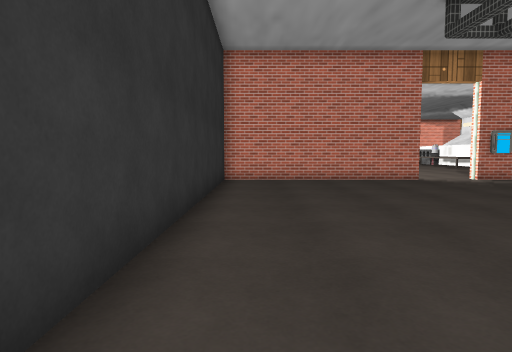
view 1 (above)

17 first-person views from a walk through a 3-D level made in the Unity game engine. The camera is 1.2 m above the floor, tilts 4° down and sees 75° across. The floor is counted in squares, 1 m on a side. Each view is taken from the middle of a square. On the plan, view 1 faces up. The plan holds only what a view shows up to about 14 squares ahead; the rest is blank. The place goes on beyond the plan. The player is left out. Door leaves are left out, so doorways stand open. Some surface patterns are stand-ins.

view 2
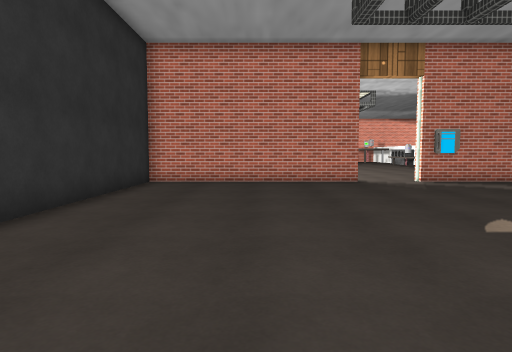

view 3
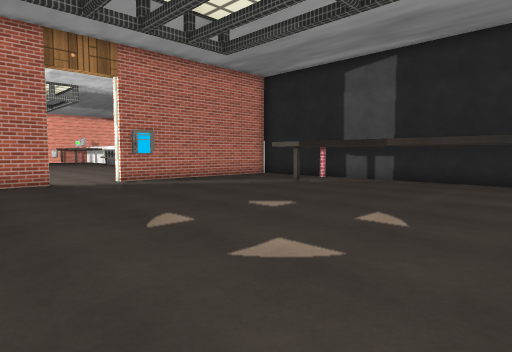

view 4
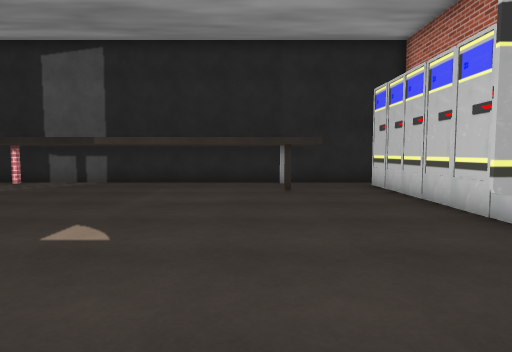

view 5
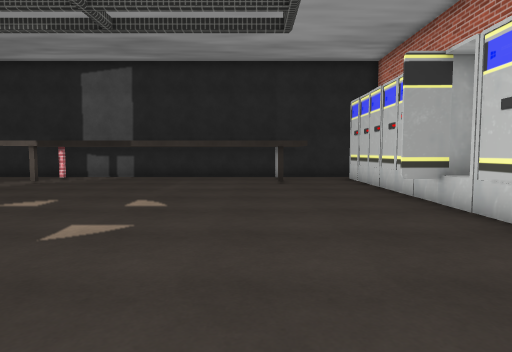

view 6
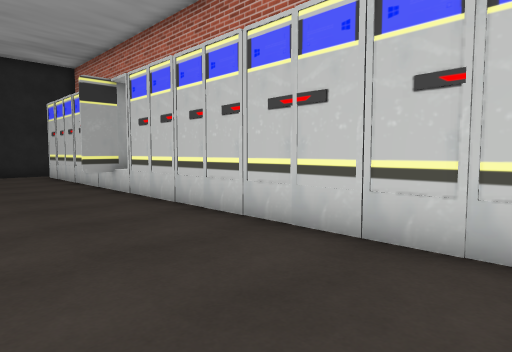

view 7
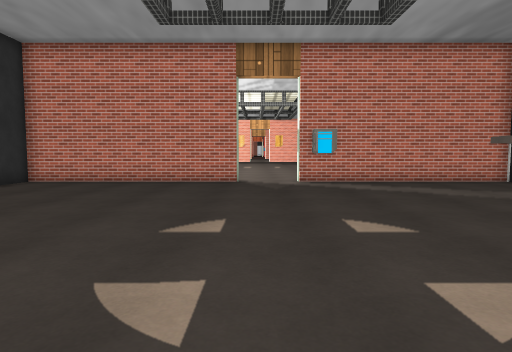

view 8
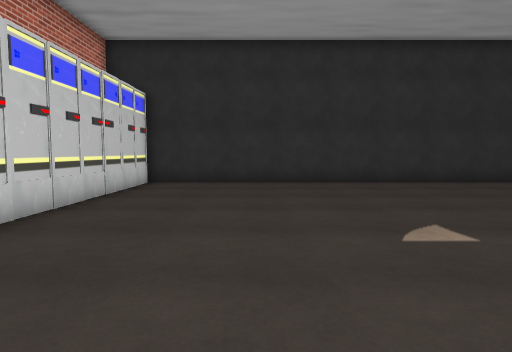

view 9
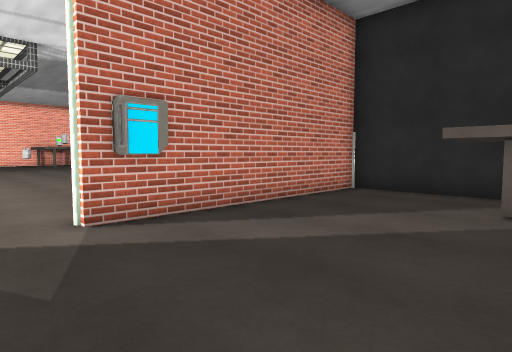

view 10
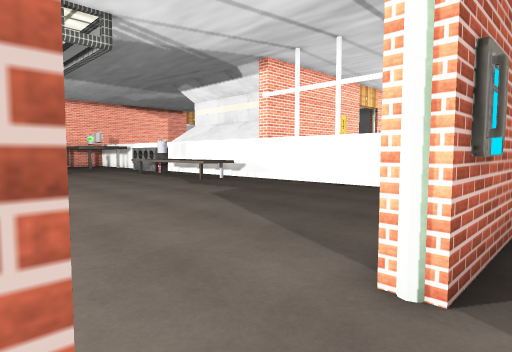

view 11
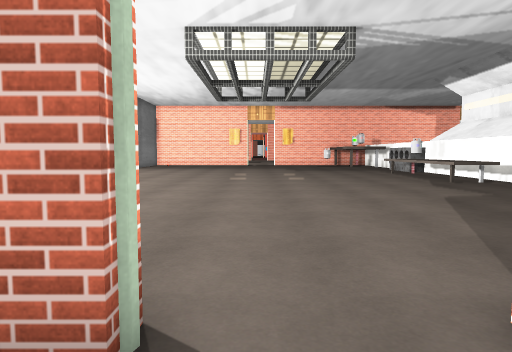

view 12
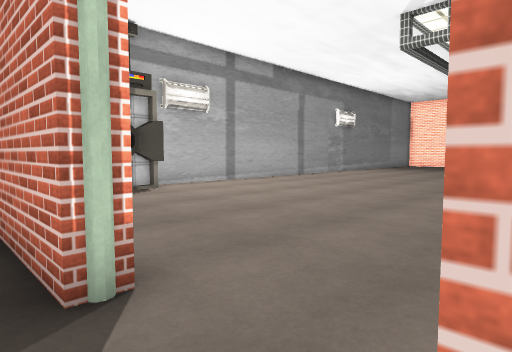

view 13
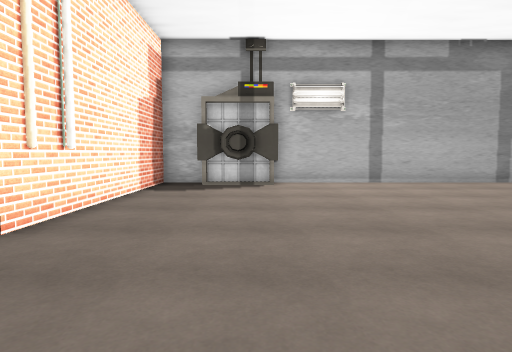

view 14
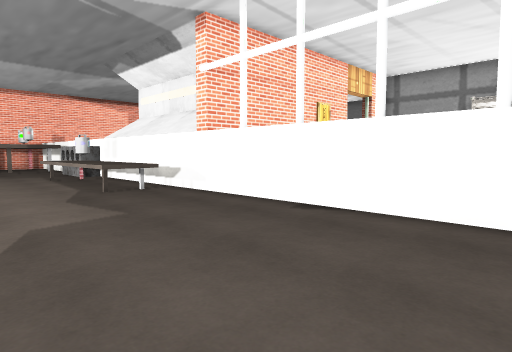

view 15
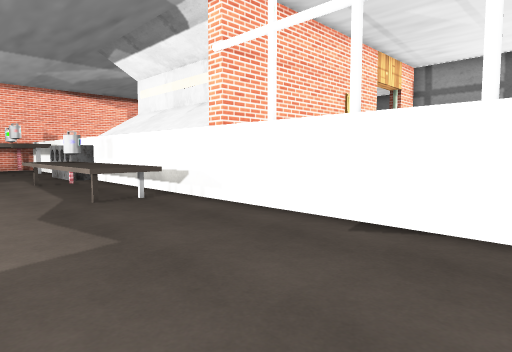

view 16
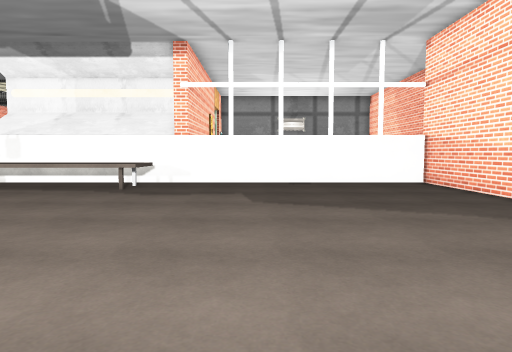

view 17
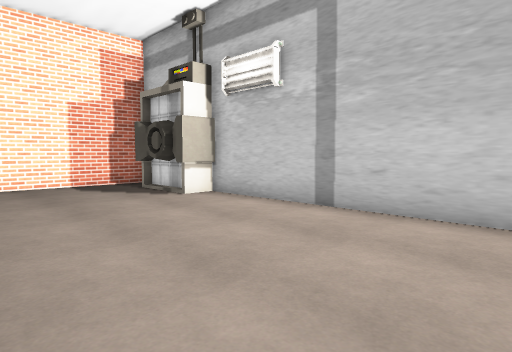

### Floor plan
Points are (right, up) in squares from view 1. A wall is a line through its corners. A room is listed if a view was taken in it or the views show most of it. See-through windows are left out.
Room 1 (views 1, 2, 3, 4, 5, 6, 7, 8, 9, 10, 11, 12)
walls: (7.2, 14.7) (-1.4, 14.7) (-1.4, -3.4); (15, -1) (15, 11); (18.4, -3.8) (18.4, 14.7) (9.8, 14.7)
ways out: open door at (8.5, 15) to room 2
objects: locker (-1, -4); locker (0, -4); locker (1, -4) to (2, -4); locker (3, -4); locker (4, -4); locker (5, -4); locker (6, -4) to (7, -4); locker (8, -4) to (9, -4); locker (10, -4) to (10, -3); locker (11, -4) to (12, -4); locker (13, -4); locker (14, -4); locker (15, -4); locker (16, -4) to (17, -4)
Room 2 (views 13, 14, 15, 16, 17)
walls: (13.6, 15.3) (18.4, 15.3) (18.4, 28.5); (-1.4, 16.9) (-1.4, 15.3) (7.2, 15.3); (-1.4, 28.5) (-1.4, 19.6)
low walls: (17.5, 25.8) (15.6, 25.8) (15.6, 28.5)
ways out: open door at (8.5, 15) to room 1
objects: vent (-1, 17) to (0, 20)

Where each view was taken, in squares from view 1:
view 1: 0 up, 0 right, facing up
view 2: 1 up, 3 right, facing up
view 3: 1 up, 4 right, facing up-right
view 4: 1 up, 5 right, facing right
view 5: 1 up, 2 right, facing right
view 6: 1 up, 1 left, facing down-right
view 7: 1 up, 8 right, facing up
view 8: 1 up, 12 right, facing left
view 9: 9 up, 8 right, facing up-right
view 10: 14 up, 7 right, facing up-right
view 11: 13 up, 8 right, facing up
view 12: 14 up, 10 right, facing up-left
view 13: 19 up, 12 right, facing left
view 14: 16 up, 12 right, facing up-right
view 15: 18 up, 13 right, facing up-right
view 16: 22 up, 5 right, facing right
view 17: 28 up, 5 right, facing down-left
